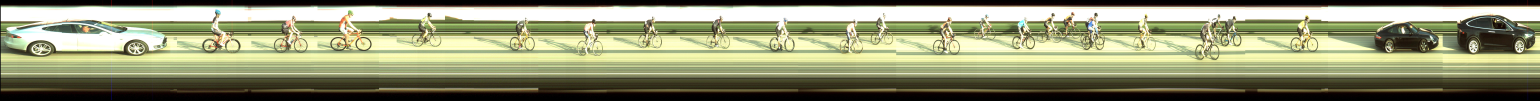
#> input picture test_images/1-peloton-finishlynx.jpg, 15392 x 1008 px, found by its file name (shown at 1/10 size)
$ python test.py
#> lines starting #> are read from the running program, lines starting #| are printed output that depends on the picture
import cv2
import numpy as np
import math

#Resize etc for Windows
import output_tools_win

# [5 lines of commented-out code are left out]
img = cv2.imread('test_images\\1-peloton-finishlynx.jpg',cv2.IMREAD_GRAYSCALE)
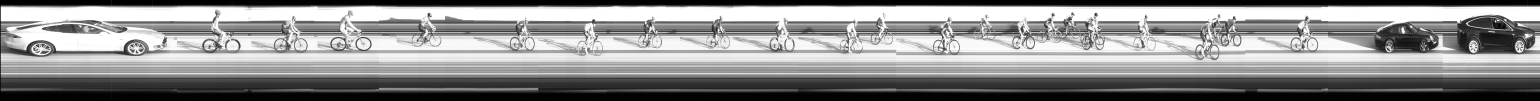
#> img: shape (1008, 15392) (shown at 1/10 size); min 0, max 255, mean 143.7
# img = cv2.imread('..\\test_images\\2-peloton-finishlynx.jpg',cv2.IMREAD_GRAYSCALE)

origimg = img

#> (the run stopped early here; a loop or call above may not have finished)

$ run again, with test_images/2-light.jpg copied over test_images/1-peloton-finishlynx.jpg
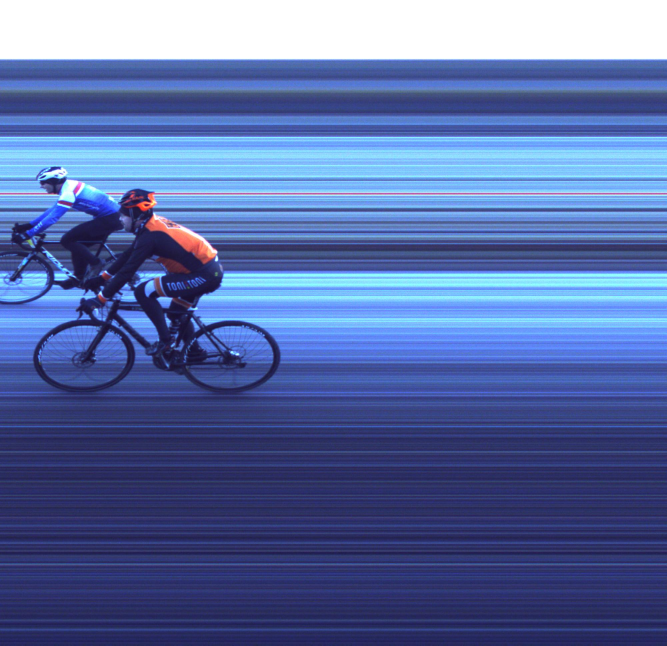
#> input picture test_images/2-light.jpg, 2000 x 1936 px, found by its file name (shown at 1/3 size)
#> `img = cv2.imread('test_images\\1-peloton-finishlynx.jpg',cv2.IMREAD_GR..`:
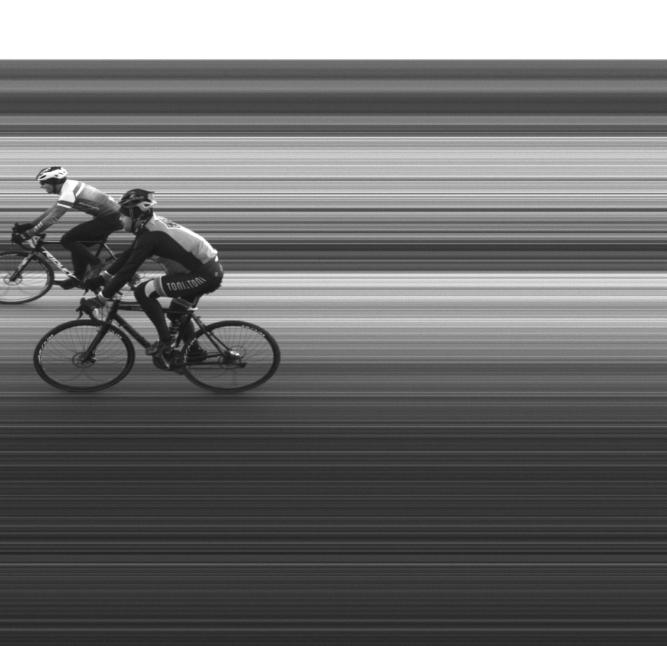
#> img: shape (1936, 2000) (shown at 1/3 size); min 19, max 255, mean 109.6
